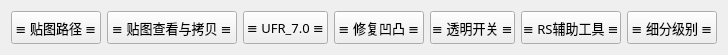
<?xml version="1.0" encoding="UTF-8"?>
<ui version="4.0">
 <class>menuSetForm</class>
 <widget class="QWidget" name="menuSetForm">
  <property name="geometry">
   <rect>
    <x>0</x>
    <y>0</y>
    <width>724</width>
    <height>51</height>
   </rect>
  </property>
  <property name="minimumSize">
   <size>
    <width>0</width>
    <height>0</height>
   </size>
  </property>
  <property name="maximumSize">
   <size>
    <width>16777215</width>
    <height>16777215</height>
   </size>
  </property>
  <property name="windowTitle">
   <string>Form</string>
  </property>
  <layout class="QHBoxLayout" name="menuSetLayout">
   <item>
    <widget class="QPushButton" name="modelMSBtn_2">
     <property name="minimumSize">
      <size>
       <width>90</width>
       <height>33</height>
      </size>
     </property>
     <property name="maximumSize">
      <size>
       <width>90</width>
       <height>16777215</height>
      </size>
     </property>
     <property name="font">
      <font>
       <family>微软雅黑</family>
       <pointsize>10</pointsize>
       <weight>50</weight>
       <bold>false</bold>
      </font>
     </property>
     <property name="text">
      <string>≡ 贴图路径 ≡</string>
     </property>
     <property name="-command" stdset="0">
      <string>&quot;source \&quot;barbarian/render/FileTextureManager.mel\&quot;;&quot;</string>
     </property>
     <property name="-bgc" stdset="0">
      <string>0.25 0.25 0.25</string>
     </property>
    </widget>
   </item>
   <item>
    <widget class="QPushButton" name="modelMSBtn_3">
     <property name="minimumSize">
      <size>
       <width>130</width>
       <height>33</height>
      </size>
     </property>
     <property name="maximumSize">
      <size>
       <width>130</width>
       <height>16777215</height>
      </size>
     </property>
     <property name="font">
      <font>
       <family>微软雅黑</family>
       <pointsize>10</pointsize>
       <weight>50</weight>
       <bold>false</bold>
      </font>
     </property>
     <property name="text">
      <string>≡ 贴图查看与拷贝 ≡</string>
     </property>
     <property name="-command" stdset="0">
      <string>&quot;source \&quot;barbarian/render/sourceTexture.mel\&quot;;&quot;</string>
     </property>
     <property name="-bgc" stdset="0">
      <string>0.25 0.25 0.25</string>
     </property>
    </widget>
   </item>
   <item>
    <widget class="QPushButton" name="modelMSBtn_4">
     <property name="minimumSize">
      <size>
       <width>85</width>
       <height>33</height>
      </size>
     </property>
     <property name="maximumSize">
      <size>
       <width>85</width>
       <height>33</height>
      </size>
     </property>
     <property name="font">
      <font>
       <family>微软雅黑</family>
       <pointsize>10</pointsize>
       <weight>50</weight>
       <bold>false</bold>
      </font>
     </property>
     <property name="text">
      <string>≡ UFR_7.0 ≡</string>
     </property>
     <property name="-command" stdset="0">
      <string>&quot;source \&quot;barbarian/render/UFR_7.0(专业版).mel\&quot;;&quot;</string>
     </property>
     <property name="-bgc" stdset="0">
      <string>0.25 0.25 0.25</string>
     </property>
    </widget>
   </item>
   <item>
    <widget class="QPushButton" name="modelMSBtn_7">
     <property name="minimumSize">
      <size>
       <width>90</width>
       <height>33</height>
      </size>
     </property>
     <property name="maximumSize">
      <size>
       <width>90</width>
       <height>33</height>
      </size>
     </property>
     <property name="font">
      <font>
       <family>微软雅黑</family>
       <pointsize>10</pointsize>
       <weight>50</weight>
       <bold>false</bold>
      </font>
     </property>
     <property name="text">
      <string>≡ 修复凹凸 ≡</string>
     </property>
     <property name="-command" stdset="0">
      <string>&quot;source \&quot;barbarian/render/修复模型smooth凹凸问题.mel\&quot;;&quot;</string>
     </property>
     <property name="-bgc" stdset="0">
      <string>0.25 0.25 0.25</string>
     </property>
    </widget>
   </item>
   <item>
    <widget class="QPushButton" name="modelMSBtn_5">
     <property name="minimumSize">
      <size>
       <width>85</width>
       <height>33</height>
      </size>
     </property>
     <property name="maximumSize">
      <size>
       <width>85</width>
       <height>33</height>
      </size>
     </property>
     <property name="font">
      <font>
       <family>微软雅黑</family>
       <pointsize>10</pointsize>
       <weight>50</weight>
       <bold>false</bold>
      </font>
     </property>
     <property name="text">
      <string>≡ 透明开关 ≡</string>
     </property>
     <property name="-command" stdset="0">
      <string>&quot;source \&quot;barbarian/render/OpaSwitch.mel\&quot;;&quot;</string>
     </property>
     <property name="-bgc" stdset="0">
      <string>0.25 0.25 0.25</string>
     </property>
    </widget>
   </item>
   <item>
    <widget class="QPushButton" name="modelMSBtn_6">
     <property name="minimumSize">
      <size>
       <width>100</width>
       <height>33</height>
      </size>
     </property>
     <property name="maximumSize">
      <size>
       <width>100</width>
       <height>33</height>
      </size>
     </property>
     <property name="font">
      <font>
       <family>微软雅黑</family>
       <pointsize>10</pointsize>
       <weight>50</weight>
       <bold>false</bold>
      </font>
     </property>
     <property name="text">
      <string>≡ RS辅助工具 ≡</string>
     </property>
     <property name="-command" stdset="0">
      <string>&quot;source \&quot;barbarian/render/RedShiftRename.mel\&quot;;&quot;</string>
     </property>
     <property name="-bgc" stdset="0">
      <string>0.25 0.25 0.25</string>
     </property>
    </widget>
   </item>
   <item>
    <widget class="QPushButton" name="modelMSBtn_8">
     <property name="minimumSize">
      <size>
       <width>90</width>
       <height>33</height>
      </size>
     </property>
     <property name="maximumSize">
      <size>
       <width>90</width>
       <height>33</height>
      </size>
     </property>
     <property name="font">
      <font>
       <family>微软雅黑</family>
       <pointsize>10</pointsize>
       <weight>50</weight>
       <bold>false</bold>
      </font>
     </property>
     <property name="text">
      <string>≡ 细分级别 ≡</string>
     </property>
     <property name="-bgc" stdset="0">
      <string>0.25 0.25 0.25</string>
     </property>
     <property name="-command" stdset="0">
      <string>&quot;source \&quot;barbarian/render/subdivisionType.mel\&quot;;&quot;</string>
     </property>
    </widget>
   </item>
  </layout>
  <zorder>modelMSBtn_2</zorder>
  <zorder>modelMSBtn_3</zorder>
  <zorder>modelMSBtn_4</zorder>
  <zorder>modelMSBtn_5</zorder>
  <zorder>modelMSBtn_6</zorder>
  <zorder>modelMSBtn_7</zorder>
  <zorder>modelMSBtn_8</zorder>
 </widget>
 <resources/>
 <connections/>
</ui>
